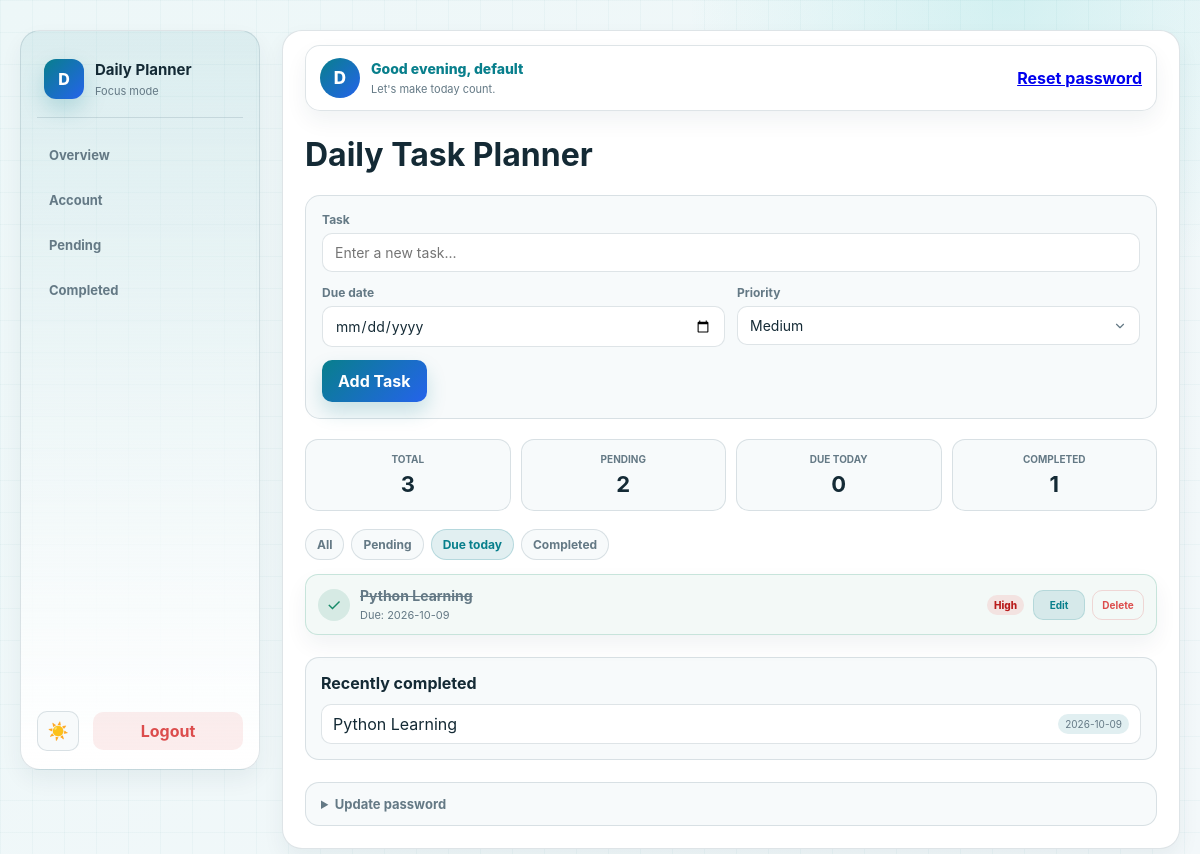
Page /?filter=today (signed in) on the committed database.
### tables this page shows
CREATE TABLE tasks (
            id INTEGER PRIMARY KEY AUTOINCREMENT,
            title TEXT NOT NULL
        , completed INTEGER NOT NULL DEFAULT 0, priority TEXT NOT NULL DEFAULT 'Medium', due_date TEXT, user_id INTEGER NOT NULL DEFAULT 1);

### app.py (the view)
@app.route("/")
def home():
    if not session.get("user_id"):
        return redirect(url_for("login"))
    filter_name = request.args.get("filter", "all")
    reset_error = request.args.get("reset_error")
    reset_success = request.args.get("reset_success")
    user_id = session["user_id"]
    conn = get_db_connection()
    cursor = conn.cursor()
    query = "SELECT * FROM tasks WHERE user_id = " + DB_PLACEHOLDER
    params = [user_id]
    if filter_name == "pending":
        query += " AND completed = 0"
    elif filter_name == "completed":
        query += " AND completed = 1"
    elif filter_name == "today":
        query += " AND due_date = " + DB_PLACEHOLDER
        params.append(date.today().isoformat())
    query += " ORDER BY completed ASC, due_date IS NULL, due_date ASC, id DESC"
    cursor.execute(query, params)
    tasks = [dict(row) for row in cursor.fetchall()]
    cursor.execute("SELECT COUNT(*) FROM tasks WHERE user_id = " + DB_PLACEHOLDER, (user_id,))
    total_tasks = first_value(cursor.fetchone())
    cursor.execute("SELECT COUNT(*) FROM tasks WHERE user_id = " + DB_PLACEHOLDER + " AND completed = 0", (user_id,))
    pending_tasks = first_value(cursor.fetchone())
    cursor.execute("SELECT COUNT(*) FROM tasks WHERE user_id = " + DB_PLACEHOLDER + " AND completed = 1", (user_id,))
    completed_tasks = first_value(cursor.fetchone())
    cursor.execute(
        "SELECT COUNT(*) FROM tasks WHERE user_id = " + DB_PLACEHOLDER + " AND due_date = " + DB_PLACEHOLDER + " AND completed = 0",
        (user_id, date.today().isoformat()),
    )
    today_count = first_value(cursor.fetchone())
    cursor.execute(
        "SELECT * FROM tasks WHERE user_id = " + DB_PLACEHOLDER + " AND completed = 1 ORDER BY id DESC LIMIT 5",
        (user_id,),
    )
    completed_list = [dict(row) for row in cursor.fetchall()]
    task_to_edit = None
    conn.close()
    return render_template(
        "index.html",
        greeting=get_greeting(),
        username=session["username"],
        tasks=tasks,
        current_filter=filter_name,
        total_tasks=total_tasks,
        pending_tasks=pending_tasks,
        completed_tasks=completed_tasks,
        today_count=today_count,
        completed_list=completed_list,
        task_to_edit=task_to_edit,
        reset_error=reset_error,
        reset_success=reset_success,
    )

### app.py (called while the page is built)
def first_value(row):
    if row is None:
        return None
    if isinstance(row, dict):
        return next(iter(row.values()))
    return row[0]

def get_db_connection():
    if DATABASE_URL:
        return psycopg2.connect(DATABASE_URL, cursor_factory=RealDictCursor)
    conn = sqlite3.connect("tasks.db")
    conn.row_factory = sqlite3.Row
    return conn

def get_greeting():
    hour = datetime.now().hour
    if hour < 12:
        return "Good morning"
    if hour < 18:
        return "Good afternoon"
    return "Good evening"

@app.before_request
def require_login():
    allowed_routes = {"login", "register", "forgot_password", "health", "static"}
    if request.endpoint in allowed_routes:
        return None
    if not session.get("user_id"):
        return redirect(url_for("login"))

@app.before_request
def ensure_database_initialized():
    if request.endpoint in {"static", "health"} or app.config["DATABASE_INITIALIZED"]:
        return None
    init_db()
    app.config["DATABASE_INITIALIZED"] = True

### templates/index.html (shortened to what this page needs)
<!DOCTYPE html>
<html lang="en">
<head>
    <link rel="stylesheet" href="{{ url_for('static', filename='styles.css') }}">
</head>
<body>
    <div class="app-shell">
        <aside class="sidebar">
            <div>
                <div class="brand-wrap">
                    <div class="brand-mark">D</div>
                    <div>
                        <p class="brand-name">Daily Planner</p>
                        <span class="brand-tag">Focus mode</span>
                    </div>
                </div>
                <nav class="sidebar-nav" aria-label="Main menu">
                    <a href="{{ url_for('home', filter='all') }}" class="nav-item {% if current_filter == 'all' %}active{% endif %}" {% if current_filter == 'all' %}aria-current="page"{% endif %}>Overview</a>
                    <a href="#reset-password" class="nav-item account-nav">Account</a>
                    <a href="{{ url_for('home', filter='pending') }}" class="nav-item {% if current_filter == 'pending' %}active{% endif %}" {% if current_filter == 'pending' %}aria-current="page"{% endif %}>Pending</a>
                    <a href="{{ url_for('home', filter='completed') }}" class="nav-item {% if current_filter == 'completed' %}active{% endif %}" {% if current_filter == 'completed' %}aria-current="page"{% endif %}>Completed</a>
                </nav>
            </div>
            <div class="sidebar-footer">
                <button type="button" class="theme-toggle" aria-label="Toggle dark mode">☀️</button>
                <form action="{{ url_for('logout') }}" method="POST" class="logout-form">
                    <button type="submit" class="account-button danger-button">Logout</button>
                </form>
            </div>
        </aside>
        <main class="main-panel">
            <div class="welcome-bar">
                <div class="profile-block">
                    <span class="avatar">{{ (username or 'U')[:1]|upper }}</span>
                    <div>
                        <p class="greeting">{{ greeting }}, {{ username or 'User' }}</p>
                        <span class="greeting-subtitle">Let's make today count.</span>
                    </div>
                </div>
                <div class="top-actions">
                    <a href="#reset-password" class="account-button secondary-button">Reset password</a>
                </div>
            </div>
            <h1>Daily Task Planner</h1>
            <form action="/add" method="POST" class="task-form">
                <div class="field">
                    <label for="task">Task</label>
                    <input id="task" type="text" name="task" placeholder="Enter a new task..." required>
                </div>
                <div class="field-row">
                    <div class="field">
                        <label for="due_date">Due date</label>
                        <input id="due_date" type="date" name="due_date">
                    </div>
                    <div class="field">
                        <label for="priority">Priority</label>
                        <select id="priority" name="priority">
                            <option value="Medium" selected>Medium</option>
                        </select>
                    </div>
                </div>
                <button type="submit" class="btn-add">Add Task</button>
            </form>
            <div class="stats">
                <div class="stat-card">
                    <span class="stat-label">Total</span>
                    <strong>{{ total_tasks }}</strong>
                </div>
                <div class="stat-card">
                    <span class="stat-label">Pending</span>
                    <strong>{{ pending_tasks }}</strong>
                </div>
                <div class="stat-card">
                    <span class="stat-label">Due today</span>
                    <strong>{{ today_count }}</strong>
                </div>
                <div class="stat-card">
                    <span class="stat-label">Completed</span>
                    <strong>{{ completed_tasks }}</strong>
                </div>
            </div>
            <div class="filters">
                <a class="filter-link {% if current_filter == 'all' %}active{% endif %}" href="{{ url_for('home', filter='all') }}">All</a>
                <a class="filter-link {% if current_filter == 'pending' %}active{% endif %}" href="{{ url_for('home', filter='pending') }}">Pending</a>
                <a class="filter-link {% if current_filter == 'today' %}active{% endif %}" href="{{ url_for('home', filter='today') }}">Due today</a>
                <a class="filter-link {% if current_filter == 'completed' %}active{% endif %}" href="{{ url_for('home', filter='completed') }}">Completed</a>
            </div>
            <ul class="task-list">
                {% for task in tasks %}
                    <li class="task-card {% if task['completed'] %}done{% endif %}">
                        <div class="task-main">
                            <form action="{{ url_for('toggle_task', task_id=task['id']) }}" method="POST">
                                <button type="submit" class="check-btn {% if task['completed'] %}done{% endif %}" title="Mark complete/incomplete">
                                    {% if task['completed'] %}✓{% else %}○{% endif %}
                                </button>
                            </form>
                            <div class="task-content">
                                <span class="task-title">{{ task['title'] }}</span>
                                {% if task['due_date'] %}
                                    <span class="task-date">Due: {{ task['due_date'] }}</span>
                                {% endif %}
                            </div>
                        </div>
                        <div class="task-meta">
                            <span class="priority priority-{{ task['priority']|lower }}">{{ task['priority'] }}</span>
                            <div class="task-actions">
                                <a href="{{ url_for('edit_task', task_id=task['id']) }}" class="btn-edit">Edit</a>
                                <form action="/delete/{{ task['id'] }}" method="POST" onsubmit="return confirm('Are you sure you want to delete this task?');">
                                    <button type="submit" class="btn-delete">Delete</button>
                                </form>
                            </div>
                        </div>
                    </li>
                {% else %}
                    <li class="empty-state">No tasks match this view yet.</li>
                {% endfor %}
            </ul>
            {% if completed_list %}
            <div class="completed-panel">
                <h2>Recently completed</h2>
                <ul class="completed-list">
                    {% for task in completed_list %}
                        <li>
                            <span>{{ task['title'] }}</span>
                            <span class="small-tag">{{ task['due_date'] or 'No date' }}</span>
                        </li>
                    {% endfor %}
                </ul>
            </div>
            {% endif %}
            <details id="reset-password" class="reset-password-panel">
                <summary>Update password</summary>
            </details>
        </main>
    </div>
</body>
</html>

### rows in the picture
tasks: title "Python Learning", due_date "2026-10-09", priority "High"

### other values in the picture
{{ (username or 'U')[:1]|upper }} "D"
{{ greeting }} "Good evening"
{{ username or 'User' }} "default"
{{ total_tasks }} "3"
{{ pending_tasks }} "2"
{{ today_count }} "0"
{{ completed_tasks }} "1"
